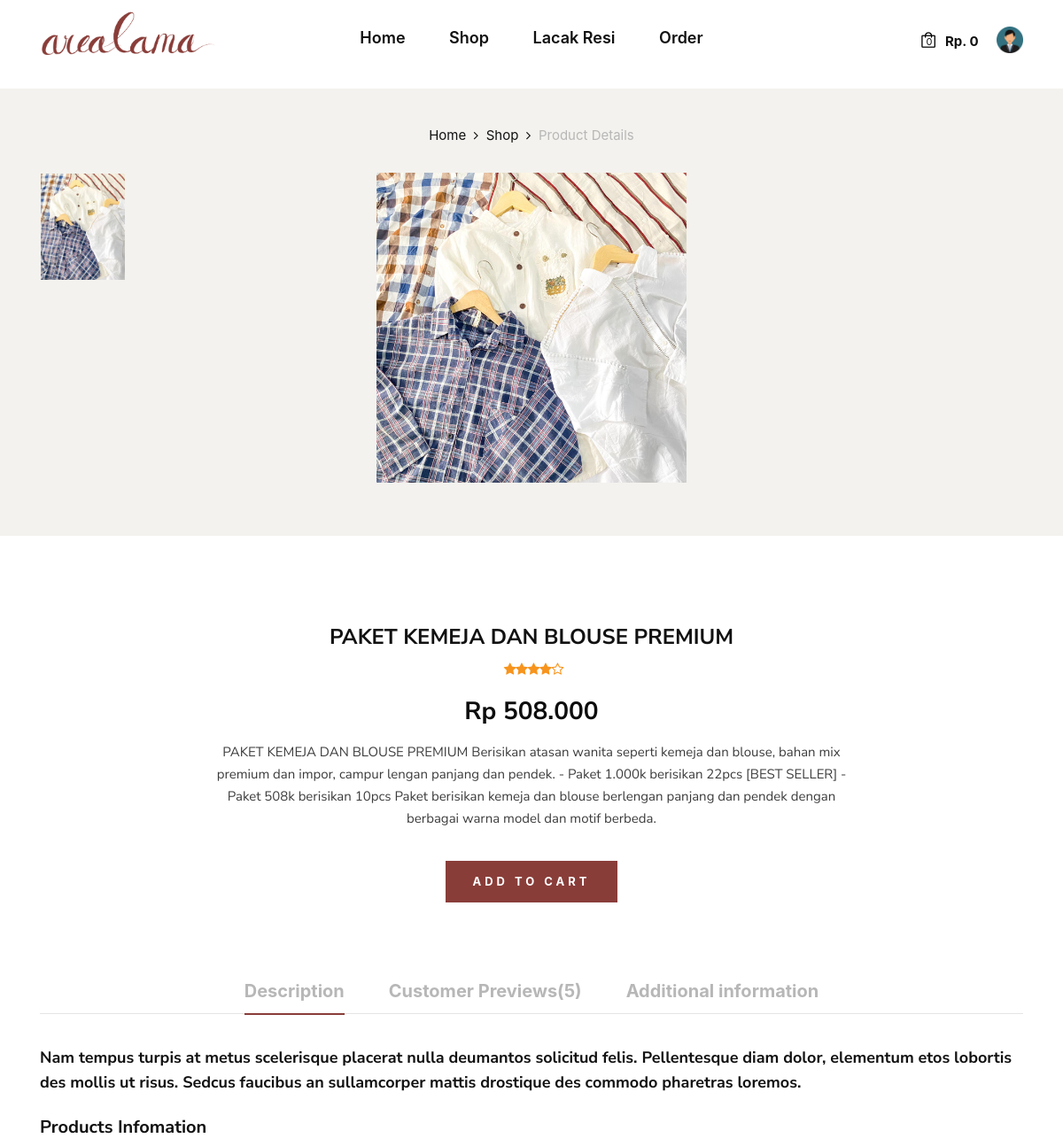
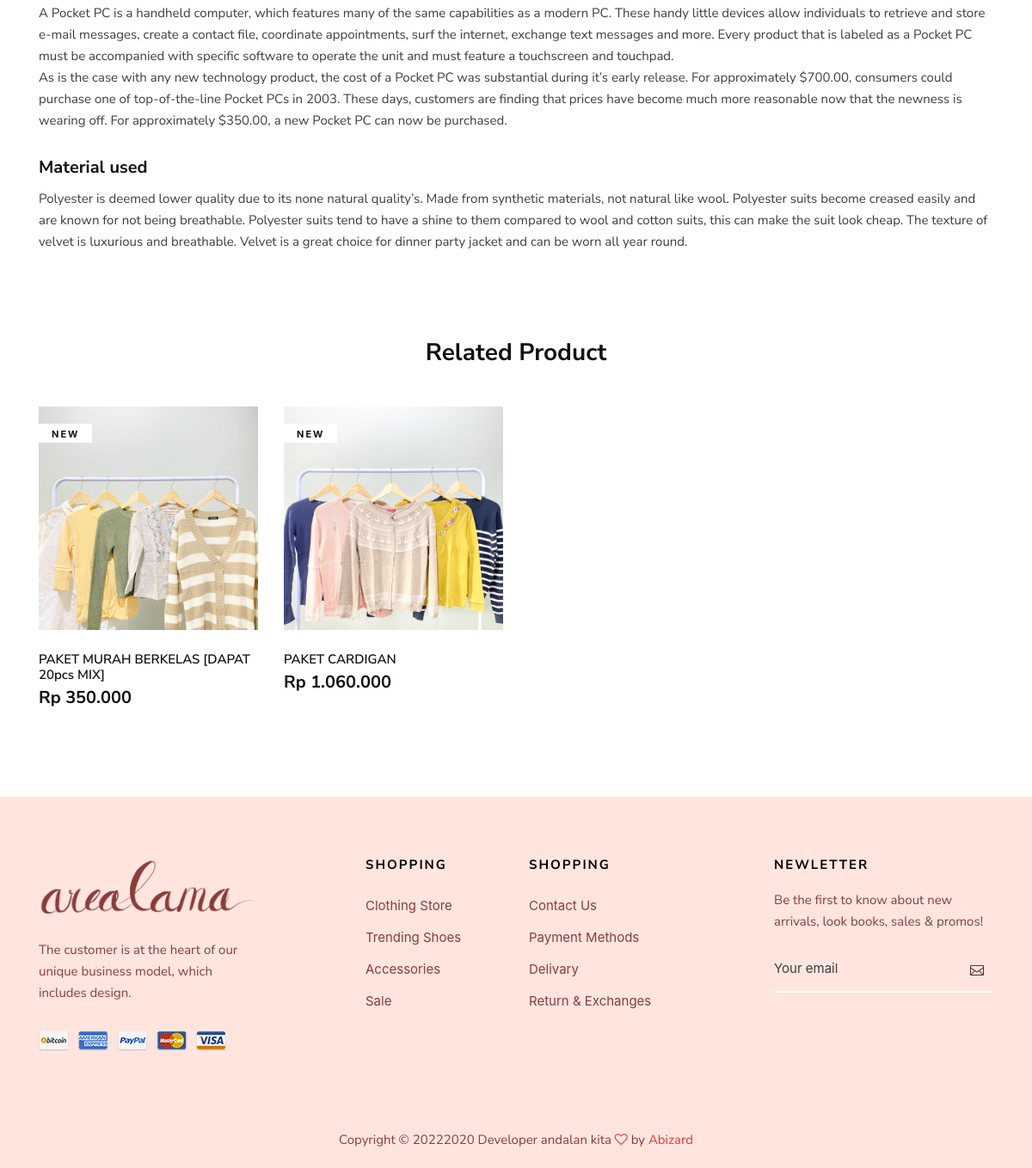
Page /detail_produk/10 on the committed database (2 pictures, top to bottom).
### tables this page shows
CREATE TABLE `barang` (
  `id_barang` int(11) NOT NULL,
  `foto_barang` varchar(250) NOT NULL,
  `nama_barang` varchar(250) NOT NULL,
  `harga` varchar(250) NOT NULL,
  `deskripsi_lainnya` text NOT NULL,
  `link` varchar(250) NOT NULL
);

### application/controllers/Shop.php (called while the page is built, shortened)
<?php
class Shop extends CI_Controller
{
    public function __construct()
    {
        $this->load->library('form_validation');
        $this->load->model('Konsumen_model', 'konsumen');
    }
    public function detail_produk($id_barang)
    {
        $barangs = $this->db->get_where('barang', ['id_barang' => $id_barang])->row_array();
        $barangs_ex =  $this->db->get_where('barang', ['id_barang !=' => $id_barang])->result_array();
        $data = [
            'barangs' => $barangs,
            'barangs_ex' => $barangs_ex
        ];
        $this->load->view('arealama_template/header');
        $this->load->view('arealama/detail_produk', $data);
        $this->load->view('arealama_template/footer');
    }
}

### index.php (called while the page is built, shortened)
<?php
require_once BASEPATH.'core/CodeIgniter.php';

### application/views/arealama/detail_produk.php (the view, shortened to what this page needs)
<section class="shop-details">
    <div class="product__details__pic">
        <div class="container">
            <div class="row">
                <div class="col-lg-12">
                    <div class="product__details__breadcrumb">
                        <a href="index-2.html">Home</a>
                        <a href="shop.html">Shop</a>
                        <span>Product Details</span>
                    </div>
                </div>
            </div>
            <div class="row">
                <div class="col-lg-3 col-md-3">
                    <ul class="nav nav-tabs" role="tablist">
                        <li class="nav-item">
                            <a class="nav-link active" data-toggle="tab" href="#tabs-1" role="tab">
                                <div class="product__thumb__pic set-bg"
                                    data-setbg="<?= base_url('assets_praktikum/img_bahan_modul/') . $barangs['foto_barang'] ?>">
                                </div>
                            </a>
                        </li>
                    </ul>
                </div>
                <div class="col-lg-6 col-md-9">
                    <div class="tab-content">
                        <div class="tab-pane active" id="tabs-1" role="tabpanel">
                            <div class="product__details__pic__item">
                                <img src="<?= base_url('assets_praktikum/img_bahan_modul/') . $barangs['foto_barang'] ?>"
                                    alt="" width="350" />
                            </div>
                        </div>
                    </div>
                </div>
            </div>
        </div>
    </div>
    <div class="product__details__content">
        <div class="container">
            <div class="row d-flex justify-content-center">
                <div class="col-lg-8">
                    <div class="product__details__text">
                        <h4><?= $barangs['nama_barang'] ?></h4>
                        <div class="rating">
                            <i class="fa fa-star"></i>
                            <i class="fa fa-star"></i>
                            <i class="fa fa-star"></i>
                            <i class="fa fa-star"></i>
                            <i class="fa fa-star-o"></i>
                        </div>
                        <?php $harga = "Rp " . number_format($barangs["harga"], 0, ',', '.'); ?>
                        <h3><?= $harga ?></h3>
                        <p>
                            <?= $barangs['deskripsi_lainnya'] ?>
                        </p>
                        <div class="product__details__cart__option">
                            <?php if ($this->session->userdata('id_konsumen')) : ?>
                            <a href="<?= base_url('shop/add_to_chart/' . $barangs['id_barang']) ?>" class="primary-btn"
                                style="color: #fff">add
                                to cart</a>
                            <?php else : ?>
                            <a data-toggle="modal" data-target="#modalLogin" class="primary-btn" style="color: #fff">add
                                to cart</a>
                            <?php endif; ?>
                        </div>
                    </div>
                </div>
            </div>
            <div class="row">
                <div class="col-lg-12">
                    <div class="product__details__tab">
                        <ul class="nav nav-tabs" role="tablist">
                            <li class="nav-item">
                                <a class="nav-link active" data-toggle="tab" href="#tabs-5" role="tab">Description</a>
                            </li>
                            <li class="nav-item">
                                <a class="nav-link" data-toggle="tab" href="#tabs-6" role="tab">Customer Previews(5)</a>
                            </li>
                            <li class="nav-item">
                                <a class="nav-link" data-toggle="tab" href="#tabs-7" role="tab">Additional
                                    information</a>
                            </li>
                        </ul>
                        <div class="tab-content">
                            <div class="tab-pane active" id="tabs-5" role="tabpanel">
                                <div class="product__details__tab__content">
                                    <p class="note">
                                        Nam tempus turpis at metus scelerisque placerat nulla
                                        deumantos solicitud felis. Pellentesque diam dolor,
                                        elementum etos lobortis des mollis ut risus. Sedcus
                                        faucibus an sullamcorper mattis drostique des commodo
                                        pharetras loremos.
                                    </p>
                                    <div class="product__details__tab__content__item">
                                        <h5>Products Infomation</h5>
                                        <p>
                                            A Pocket PC is a handheld computer, which features
                                            many of the same capabilities as a modern PC. These
                                            handy little devices allow individuals to retrieve and
                                            store e-mail messages, create a contact file,
                                            coordinate appointments, surf the internet, exchange
                                            text messages and more. Every product that is labeled
                                            as a Pocket PC must be accompanied with specific
                                            software to operate the unit and must feature a
                                            touchscreen and touchpad.
                                        </p>
                                        <p>
                                            As is the case with any new technology product, the
                                            cost of a Pocket PC was substantial during it’s early
                                            release. For approximately $700.00, consumers could
                                            purchase one of top-of-the-line Pocket PCs in 2003.
                                            These days, customers are finding that prices have
                                            become much more reasonable now that the newness is
                                            wearing off. For approximately $350.00, a new Pocket
                                            PC can now be purchased.
                                        </p>
                                    </div>
                                    <div class="product__details__tab__content__item">
                                        <h5>Material used</h5>
                                        <p>
                                            Polyester is deemed lower quality due to its none
                                            natural quality’s. Made from synthetic materials, not
                                            natural like wool. Polyester suits become creased
                                            easily and are known for not being breathable.
                                            Polyester suits tend to have a shine to them compared
                                            to wool and cotton suits, this can make the suit look
                                            cheap. The texture of velvet is luxurious and
                                            breathable. Velvet is a great choice for dinner party
                                            jacket and can be worn all year round.
                                        </p>
                                    </div>
                                </div>
                            </div>
                        </div>
                    </div>
                </div>
            </div>
        </div>
    </div>
</section>
<section class="related spad">
    <div class="container">
        <div class="row">
            <div class="col-lg-12">
                <h3 class="related-title">Related Product</h3>
            </div>
        </div>
        <div class="row">
            <?php foreach ($barangs_ex as $b) : ?>
            <div class="col-lg-3 col-md-6 col-sm-6 col-sm-6">
                <div class="product__item">
                    <div class="product__item__pic set-bg"
                        data-setbg="<?= base_url('assets_praktikum/img_bahan_modul/') . $b["foto_barang"] ?>">
                        <span class="label">New</span>
                    </div>
                    <div class="product__item__text">
                        <h6><?= $b['nama_barang'] ?></h6>
                        <h5><?= "Rp " . number_format($b["harga"], 0, ',', '.'); ?></h5>
                    </div>
                </div>
            </div>
            <?php endforeach ?>
        </div>
    </div>
</section>

### application/views/arealama_template/header.php (shortened to what this page needs)
<!DOCTYPE html>
<html lang="zxx">
<head>
    <link rel="stylesheet" href="<?= base_url('assets_arealama/') ?>css/style.css" type="text/css" />
    <link rel="stylesheet" href="https://cdn.jsdelivr.net/npm/bootstrap@4.6.1/dist/css/bootstrap.min.css"
>
    <link rel="stylesheet" type="text/css" href="https://cdn.datatables.net/1.11.4/css/jquery.dataTables.css">
</head>
<body>
    <?php
    $get_item = 0;
    if ($this->session->userdata('id_konsumen')) {
        $get_item = $this->db->get_where('cart', ['id_konsumen' => $this->session->userdata('id_konsumen')])->num_rows();
    } else {
        $get_item = 0;
    }
    ?>
    <header class="header">
        <div class="container">
            <div class="row">
                <div class="col-lg-3 col-md-3">
                    <div class="header__logo" style="margin-top: -20px;">
                        <a href="<?= base_url() ?>"><img src="<?= base_url('assets_arealama/') ?>logo.png" alt=""
                                width="200"></a>
                    </div>
                </div>
                <div class="col-lg-6 col-md-6">
                    <nav class="header__menu mobile-menu">
                        <ul>
                            <li class="<?= ($this->uri->segment(1) == '' ? 'active' : '') ?>"><a
                                    href="<?= base_url() ?>" style="text-decoration: none;">Home</a></li>
                            <li class="<?= ($this->uri->segment(1) == 'shop' ? 'active' : '') ?>"><a
                                    href="<?= base_url('shop') ?>" style="text-decoration: none;">Shop</a></li>
                            <li class="<?= ($this->uri->segment(1) == 'resi' ? 'active' : '') ?>"><a
                                    href="<?= base_url('resi') ?>" style="text-decoration: none;">Lacak Resi</a></li>
                            <li class="<?= ($this->uri->segment(1) == 'order' ? 'active' : '') ?>"><a
                                    href="<?= base_url('order') ?>" style="text-decoration: none;">Order</a></li>
                        </ul>
                    </nav>
                </div>
                <div class="col-lg-3 col-md-3">
                    <div class="header__nav__option">
                        <a href="<?= base_url('cart') ?>"><img
                                src="<?= base_url('assets_arealama/') ?>img/icon/xcart.png" alt="">
                            <span><?= $get_item ?></span></a>
                        <div class="price">Rp. 0</div>
                        <img class="ml-3" href="#" id="navbarDropdownMenuLink" data-toggle="dropdown"
                            aria-haspopup="true" aria-expanded="false"
                            src="<?= base_url('assets_arealama/img_profile/user_default.png')  ?>" width="30"
                            height="30" alt="">
                    </div>
                </div>
            </div>
        </div>
    </header>

### application/views/arealama_template/footer.php (shortened to what this page needs)
<footer class="footer" style="background-color: #FFE5DE;">
    <div class="container">
        <div class="row">
            <div class="col-lg-3 col-md-6 col-sm-6">
                <div class="footer__about">
                    <div class="footer__logo">
                        <a href="#"><img src="<?= base_url('assets_arealama/') ?>logo.png" alt=""></a>
                    </div>
                    <p style="color: #893D39;">The customer is at the heart of our unique business model, which includes
                        design.</p>
                    <a href="#"><img src="<?= base_url('assets_arealama/') ?>img/xpayment.png" alt=""></a>
                </div>
            </div>
            <div class="col-lg-2 offset-lg-1 col-md-3 col-sm-6">
                <div class="footer__widget">
                    <h6 style="color: #000;font-weight: bold;">Shopping</h6>
                    <ul>
                        <li><a href="#" style="color: #893D39;">Clothing Store</a></li>
                        <li><a href="#" style="color: #893D39;">Trending Shoes</a></li>
                        <li><a href="#" style="color: #893D39;">Accessories</a></li>
                        <li><a href="#" style="color: #893D39;">Sale</a></li>
                    </ul>
                </div>
            </div>
            <div class="col-lg-2 col-md-3 col-sm-6">
                <div class="footer__widget">
                    <h6 style="color: #000;font-weight: bold;">Shopping</h6>
                    <ul>
                        <li><a href="#" style="color: #893D39;">Contact Us</a></li>
                        <li><a href="#" style="color: #893D39;">Payment Methods</a></li>
                        <li><a href="#" style="color: #893D39;">Delivary</a></li>
                        <li><a href="#" style="color: #893D39;">Return & Exchanges</a></li>
                    </ul>
                </div>
            </div>
            <div class="col-lg-3 offset-lg-1 col-md-6 col-sm-6">
                <div class="footer__widget">
                    <h6 style="color: #000;font-weight: bold;">Newletter</h6>
                    <div class="footer__newslatter">
                        <p style="color: #893D39;">Be the first to know about new arrivals, look books, sales & promos!
                        </p>
                        <form action="#">
                            <input type="text" placeholder="Your email">
                            <button type="submit"><span class="icon_mail_alt" style="color: #5e2926;"></span></button>
                        </form>
                    </div>
                </div>
            </div>
        </div>
        <div class="row">
            <div class="col-lg-12 text-center">
                <div class="footer__copyright__text">
                    <p style="color: #893D39;">Copyright ©
                        2020
                        Developer andalan kita <i class="fa fa-heart-o" aria-hidden="true"></i> by <a
                            href="https://instagram.com/abizardd_" target="_blank">Abizard</a>
                    </p>
                </div>
            </div>
        </div>
    </div>
</footer>
</body>
</html>

### rows in the picture
barang: foto_barang (picture), nama_barang "PAKET KEMEJA DAN BLOUSE PREMIUM", harga "Rp 508.000", deskripsi_lainnya "PAKET KEMEJA DAN BLOUSE PREMIUM Berisikan atasan wanita seperti kemeja dan blouse, bahan mix premium dan impor, campur lengan panjang dan pendek. - Paket 1.000k berisikan 22pcs [BEST SELLER] - Paket 508k berisikan 10pcs Paket berisikan kemeja dan blouse berlengan panjang dan pendek dengan berbagai warna model dan motif berbeda."
barang: shows a picture, nama_barang "PAKET MURAH BERKELAS [DAPAT 20pcs MIX]", harga "350.000"
barang: shows a picture, nama_barang "PAKET CARDIGAN", harga "1.060.000"

### other values in the picture
$get_item "0"
